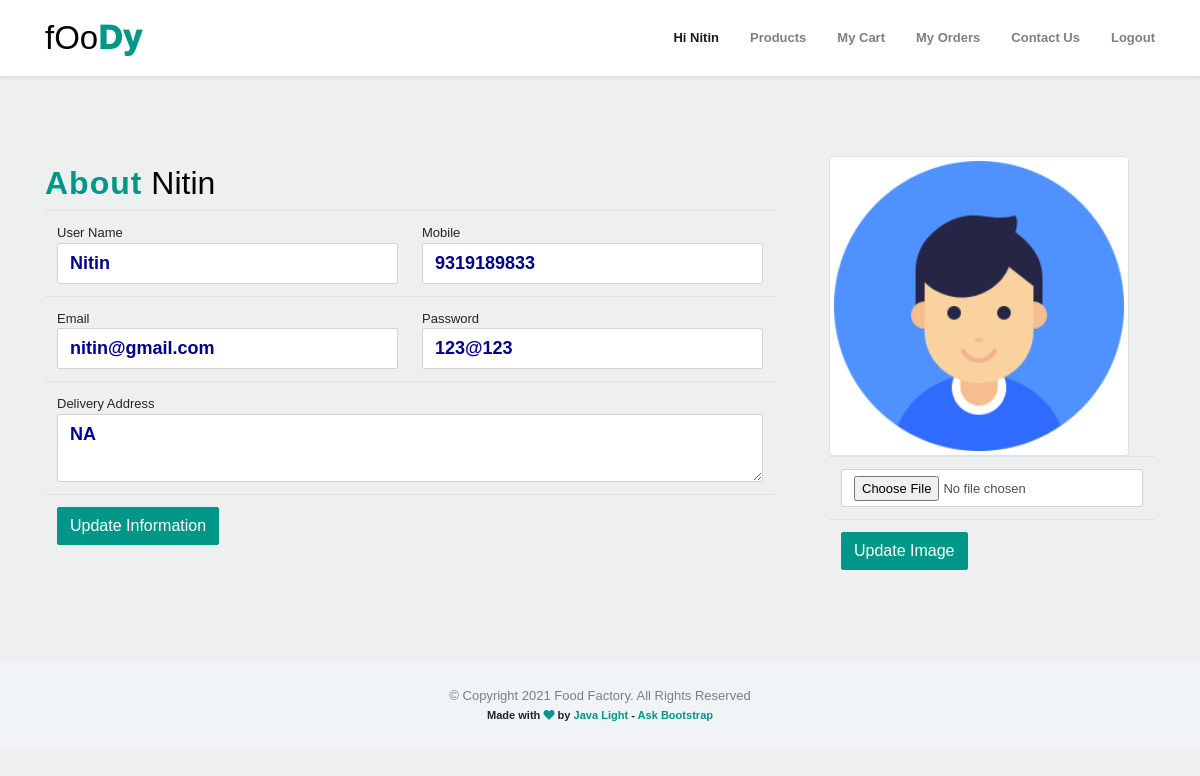
The app's page /user_info.php (signed in) with its own data.
### tables this page shows
CREATE TABLE `users` (
  `uid` int(11) NOT NULL auto_increment,
  `name` varchar(100) NOT NULL,
  `city` varchar(100) NOT NULL,
  `email` varchar(100) NOT NULL,
  `password` varchar(100) NOT NULL,
  `mobile` varchar(100) NOT NULL,
  `address` varchar(200) NOT NULL default 'NA',
  `pic` varchar(100) NOT NULL default 'default.png',
  PRIMARY KEY  (`city`,`email`,`password`),
  UNIQUE KEY `uid` (`uid`)
);

### user_info.php (the view, shortened to what this page needs)
<?php
include './mycon.php';
$uid = $_SESSION['uid'];
$q="select * from users where uid=$uid";
$re=$con->query($q);
if($r=$re->fetch_assoc())
{
?>
<!doctype html>
<html lang="en">
   <head>
      <link href="vendor/bootstrap/css/bootstrap.min.css" rel="stylesheet">
      <link href="vendor/fontawesome/css/all.min.css" rel="stylesheet">
      <link href="vendor/icofont/icofont.min.css" rel="stylesheet">
      <link href="vendor/select2/css/select2.min.css" rel="stylesheet">
      <link href="css/osahan.css" rel="stylesheet">
      <link rel="stylesheet" href="vendor/owl-carousel/owl.carousel.css">
      <link rel="stylesheet" href="vendor/owl-carousel/owl.theme.css">
      <link rel="stylesheet" href="css/index.css">
   </head>
   <body>
      <nav class="navbar navbar-expand-lg navbar-light bg-light osahan-nav shadow-sm">
         <?php include_once './user_header.php'; ?>
      </nav>
      <section class="pt-5 pb-5 homepage-search-block position-relative">
         <div class="container">
            <div class="row d-flex align-items-center">
               <div class="col-md-8">
                  <div class="homepage-search-title">
                     <h2 class="mb-2 font-weight-normal"><span class="font-weight-bold">About</span> <?php echo $r['name'];?></h2>
                     <form action="user_update_data.php" method="post">
                          <table class="table">
                              <tr>
                                  <td>User Name<br/>
                                      <input type="text" name="name" value="<?php echo $r['name'];?>" required="required" class="form-control"  style="color: darkblue;font-weight: bold;font-size: large;"/>
                                  </td>
                                  <td>Mobile<br/>
                                      <input type="text" name="mobile" maxlength="10" required="required" class="form-control" value="<?php echo $r['mobile'];?>" style="color: darkblue;font-weight: bold;font-size: large;"/>
                                  </td>
                              </tr>
                              <tr>
                                  <td>Email<br/>
                                      <input type="email" name="email" value="<?php echo $r['email'];?>" class="form-control" required="required" style="color: darkblue;font-weight: bold;font-size: large;"/>
                                  </td>
                                  <td>Password<br/>
                                      <input type="text" name="password" value="<?php echo $r['password'];?>" class="form-control" style="color: darkblue;font-weight: bold;font-size: large;"/>
                                  </td>
                              </tr>
                              <tr>
                                  <td colspan="2">Delivery Address<br/>
                                      <textarea name="address" class="form-control" required="required" style="color: darkblue;font-weight: bold;font-size: large;"><?php echo $r['address'];?></textarea>
                                  </td>
                              </tr>
                              <tr>
                                  <td colspan="2">
                                      <input type="submit" value="Update Information" class="btn btn-primary"/>
                                  </td>
                              </tr>
                          </table>
                      </form>
                  </div>
               </div>
               <div class="col-md-4">
                  <div class="osahan-slider pl-4 pt-3">
                      <img src="admin/pics/users/<?php echo $r['pic'];?>" style="width: 300px;height: 300px;" class="img-fluid img-thumbnail"/>
                      <form action="user_update_pic.php" method="post" enctype="multipart/form-data">
                          <table class="table">
                              <tr>
                                  <td><input type="file" name="pic" class="form-control" required="required"/></td>
                              </tr>
                              <tr>
                                  <td><input type="submit" value="Update Image" class="btn btn-primary"/></td>
                              </tr>
                          </table>
                      </form>
                  </div>
               </div>
            </div>
         </div>
      </section>
      <footer class="pt-4 pb-4 text-center">
         <?php include_once './footer.php'; ?>
      </footer>
   </body>
</html>
<?php
}
else
{
    echo "Sorry data not found.";
}
?>

### css/osahan.css (style rules this page uses)
body { background: #f3f7f8; font-size: 13px; font-weight: 500; }
img { image-rendering: auto; }
.h1,.h2,.h3,.h4,.h5,.h6,h1,h2,h3,h4,h5,h6 { color: #000000; }
.osahan-nav { background: #fff none repeat scroll 0 0 !important; padding: 0; z-index: 9; }
:root { --input-padding-x: 1.5rem; --input-padding-y: 0.75rem; }
.homepage-search-block { background-color: #eef0ef; }
.btn-primary, .badge-danger { background-color: #009688 !important; border-color: #009688 !important; }
.btn { border-radius: 2px; }
.form-control { font-size: 13px; border-radius: 2px; min-height: 38px; }
.pb-5, .py-5 { padding-bottom: 4rem !important; }
.pt-5, .py-5 { padding-top: 4rem !important; }
footer { background-color: #f0f4f7; }

### css/index.css (style rules this page uses)
body { background-color: #eef0ef; font-family: "Montserrat", sans-serif; margin: 0; }
span { color: #009688; letter-spacing: 1px; font-weight: 1000; }

### records on screen
users: name "Nitin", mobile "9319189833", email "nitin@gmail.com", password "123@123", address "NA", pic (placeholder picture)

### other values on screen
$_SESSION['name'] "Nitin"
